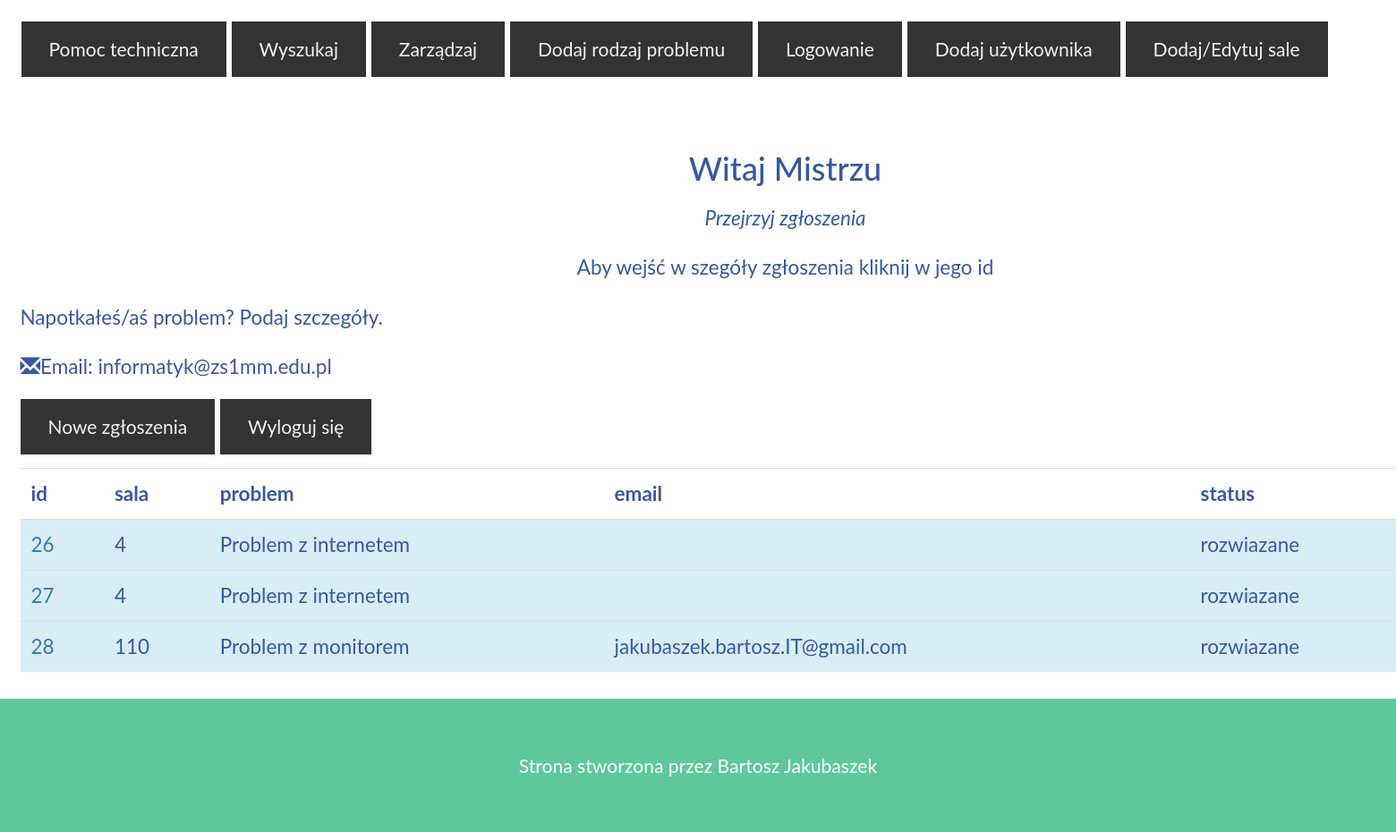
The page /witaj2.php (signed in) on the database its author committed.
### tables this page shows
CREATE TABLE `problem` (
  `id` int(11) NOT NULL,
  `problem` varchar(30) NOT NULL
);

CREATE TABLE `zgloszenia` (
  `id` int(11) NOT NULL,
  `sala` int(20) NOT NULL,
  `problem` int(20) NOT NULL,
  `email` varchar(40) NOT NULL,
  `opis` text NOT NULL,
  `rozwiazane` varchar(10) NOT NULL,
  `zwrot` text NOT NULL
);

CREATE TABLE `sala` (
  `id` int(11) NOT NULL,
  `sala` varchar(40) NOT NULL
);

### witaj2.php (the view, shortened to what this page needs)
<!DOCTYPE html>
<html lang="en">
<head>
  <link rel="stylesheet" href="https://maxcdn.bootstrapcdn.com/bootstrap/3.4.1/css/bootstrap.min.css">
  <link rel="stylesheet" href="styles.css">
</head>
<body>
<?php
include('menu.php')
?>
<div class="container">
  <h3 class="text-center">Witaj Mistrzu</h3>
  <p class="text-center"><em>Przejrzyj zgłoszenia</em></p>
  <p class="text-center">Aby wejść w szegóły zgłoszenia kliknij w jego id</p>
  <div class="row test">
    <div class="col-md-4">
      <p>Napotkałeś/aś problem? Podaj szczegóły.</p>
      <p><span class="glyphicon glyphicon-envelope"></span>Email: informatyk@zs1mm.edu.pl</p>
      <a href="witaj.php">
      <button type="button" class="btn btn-dark">Nowe zgłoszenia</button>
</a>
      <a href="wyloguj.php">
 <button type="button" class="btn btn-dark ">Wyloguj się</button>
 </a>
    </div>
    <div class="col-md-8">
      <div class="row">
        <div class="col-sm-6 form-group">
        </div>
        <div class="col-sm-6 form-group">
        </div>
        <div class="col-sm-6 form-group">
    </div>
      </div>
      <div class="row">
        <div class="col-md-12 form-group">
        </div>
      </div>
    </div>
  </div>
  <?php
$servername = "localhost";
$username = "root";
$password = "";
$dbname = "pomoc_techniczna";
$conn = mysqli_connect($servername, $username, $password,$dbname);
$sql = "select zgloszenia.zwrot,zgloszenia.opis,zgloszenia.id,zgloszenia.email,zgloszenia.rozwiazane,problem.problem,sala.sala from problem INNER JOIN zgloszenia ON zgloszenia.problem=problem.id INNER JOIN sala ON zgloszenia.sala=sala.id WHERE   zgloszenia.rozwiazane = 'rozwiazane'";
$result = mysqli_query($conn,$sql);
echo "<table class='table table-sm  '>
<tr>
<th >id</th>
<th >sala</th>
<th >problem</th>
<th >email</th>
<th >status</th>
<th >zwrot</th>
</tr>";
while($row = mysqli_fetch_array($result))
{
   if ($row['rozwiazane']=='przyjeto'){
    echo "<tr class='active'>";
  }
  else if ($row['rozwiazane']=='rozwiazane'){
    echo "<tr class='info'>";
  }
echo "<td><a href='wyloguj.php'>" . $row['id'] . "</a></td>";
echo "<td>" . $row['sala'] . "</td>";
echo "<td>" . $row['problem'] . "</td>";
echo "<td>" . $row['email'] . "</td>";
echo "<td>" . $row['rozwiazane'] . "</td>";
echo "</tr>";
}
echo "</table>";
?>
</div>
<footer class="text-center">
  <h5>
  <p>Strona stworzona przez <a href="http://zs1mm.edu.pl/#/" data-toggle="tooltip" title="Odwiedź stronę szkoły">Bartosz Jakubaszek</a></p>
</h5></footer>
</body>
</html>

### styles.css (style rules this page uses)
body { font: 400 15px/1.8 Lato, sans-serif; color: #3559a4; zoom: 150%; }
.btn { padding: 10px 20px; background-color: #333; color: #f1f1f1; border-radius: 0; transition: .2s; }
footer { position: static; bottom:0; width: 100%; background-color: #2d2d30; color: #f5f5f5; padding: 32px; background-color: #5ec79b; }
footer a { color: #f5f5f5; }

### witaj2.php (style rules this page uses)
footer { background-color: #5ec79b; color: #f5f5f5; }
footer a { color: #f5f5f5; }

### rows shown on the page
problem: zgloszenia.id "26", sala.sala "4", problem "Problem z internetem", zgloszenia.rozwiazane "rozwiazane", zgloszenia.id "27"
problem: zgloszenia.id "28", sala.sala "110", problem "Problem z monitorem", zgloszenia.email "jakubaszek.bartosz.IT@gmail.com", zgloszenia.rozwiazane "rozwiazane"
